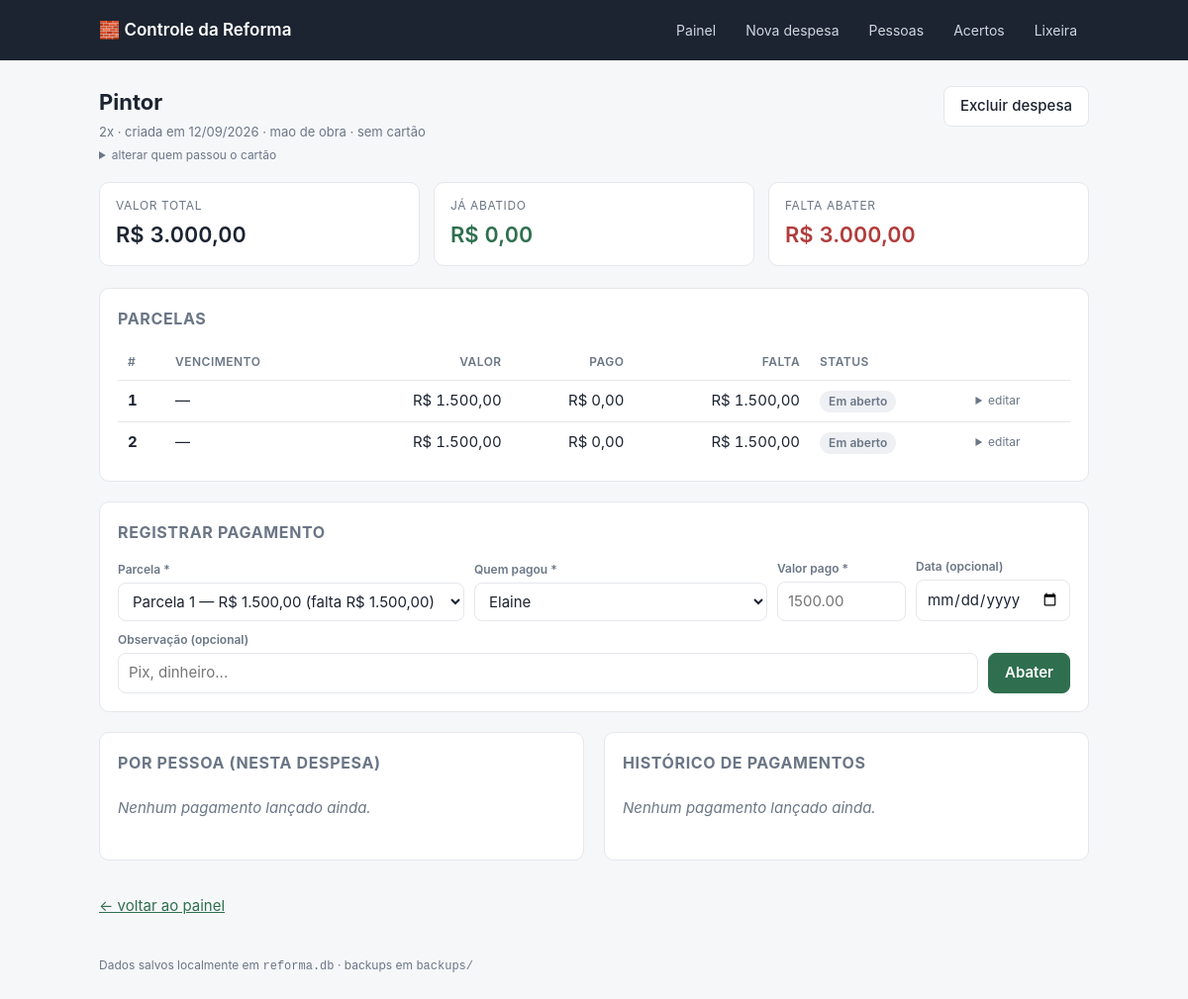
/despesas/1, run on an earlier commit of the app's database.
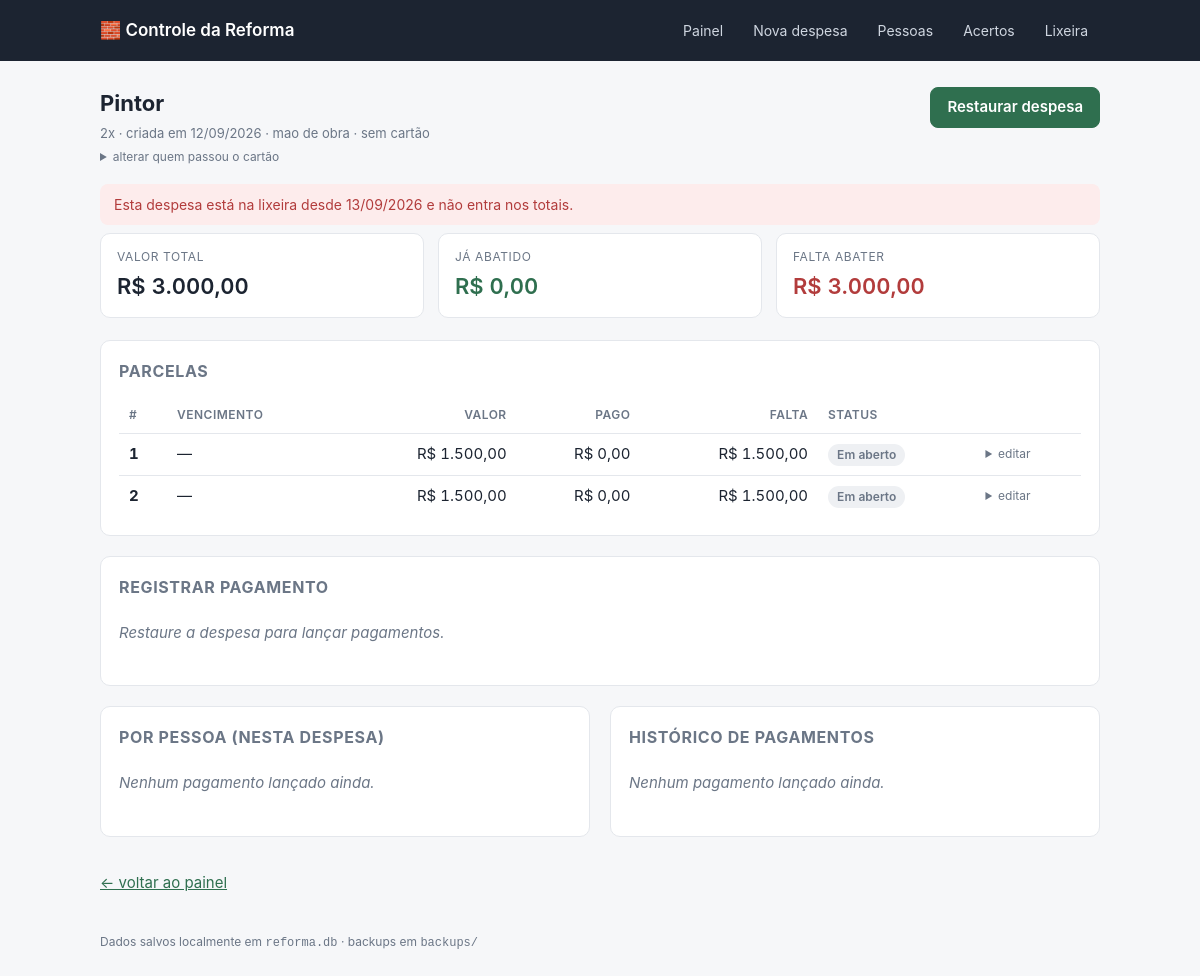
And on a later commit of the database.
### tables this page shows
CREATE TABLE despesa (
    id            INTEGER PRIMARY KEY AUTOINCREMENT,
    nome          TEXT NOT NULL,
    categoria     TEXT,
    observacao    TEXT,
    valor_total   INTEGER NOT NULL,          -- centavos
    qtd_parcelas  INTEGER NOT NULL,
    criado_em     TEXT NOT NULL DEFAULT (datetime('now','localtime'))
, excluido_em TEXT, pagador_id INTEGER REFERENCES pessoa(id));

### app.py (the view)
@app.route("/despesas/<int:despesa_id>")
def detalhe_despesa(despesa_id):
    despesa = db.obter_despesa(despesa_id)
    if not despesa:
        flash("Despesa não encontrada.", "erro")
        return redirect(url_for("index"))
    parcelas = db.listar_parcelas(despesa_id)
    pago = sum(p["pago"] for p in parcelas)
    return render_template(
        "despesa.html",
        despesa=despesa,
        parcelas=parcelas,
        pago=pago,
        saldo=despesa["valor_total"] - pago,
        pagamentos=db.listar_pagamentos_despesa(despesa_id),
        por_pessoa=db.resumo_pessoas_despesa(despesa_id),
        todas_pessoas=db.listar_pessoas(),
    )

### app.py (called while the page is built)
def brl(centavos):
    if centavos is None:
        centavos = 0
    sinal = "-" if centavos < 0 else ""
    centavos = abs(int(centavos))
    inteiro, cents = divmod(centavos, 100)
    return f"{sinal}R$ {inteiro:,.0f}".replace(",", ".") + f",{cents:02d}"

def data_br(iso):
    if not iso:
        return "—"
    partes = str(iso)[:10].split("-")
    return "/".join(reversed(partes)) if len(partes) == 3 else iso

@app.after_request
def backup_apos_alteracao(response):
    if request.method == "POST":
        try:
            backup.fazer_backup()
        except Exception as e:  # backup nunca pode derrubar o app
            print(f"[backup] falhou: {e}")
    return response

@app.context_processor
def inject_globals():
    return {"pessoas_ativas": db.listar_pessoas(somente_ativas=True)}

### db.py (called while the page is built)
def connect():
    conn = sqlite3.connect(DB_PATH)
    conn.row_factory = sqlite3.Row
    conn.execute("PRAGMA foreign_keys = ON")
    return conn

@contextmanager
def get_db():
    conn = connect()
    try:
        yield conn
        conn.commit()
    except Exception:
        conn.rollback()
        raise
    finally:
        conn.close()

### templates/despesa.html (shortened to what the changed rows need)
{% extends "base.html" %}
{% block conteudo %}
<div class="cabecalho-pagina">
  <div>
    <h1>{{ despesa.nome }}</h1>
    <p class="suave pequeno" style="margin:0">
      {{ despesa.qtd_parcelas }}x · criada em {{ despesa.criado_em|data_br }}
      {% if despesa.categoria %} · {{ despesa.categoria }}{% endif %}
      · {% if despesa.pagador %}💳 cartão de <strong>{{ despesa.pagador }}</strong>{% else %}sem cartão{% endif %}
    </p>
    <details class="editar" style="margin-top:4px">
      <summary>alterar quem passou o cartão</summary>
    </details>
  </div>
  {% if despesa.excluido_em %}
  <form method="post" action="{{ url_for('restaurar_despesa', despesa_id=despesa.id) }}">
    <button type="submit">Restaurar despesa</button>
  </form>
  {% else %}
  <form method="post" action="{{ url_for('remover_despesa', despesa_id=despesa.id) }}"
        onsubmit="return confirm('Mover a despesa “{{ despesa.nome }}” para a lixeira? Dá para restaurar depois.')">
    <button class="secundario" type="submit">Excluir despesa</button>
  </form>
  {% endif %}
</div>
{% if despesa.excluido_em %}
<div class="flash erro">Esta despesa está na lixeira desde {{ despesa.excluido_em|data_br }} e não entra nos totais.</div>
{% endif %}
<div class="grid-cards">
  <div class="stat"><div class="rotulo">Valor total</div><div class="valor">{{ despesa.valor_total|brl }}</div></div>
  <div class="stat verde"><div class="rotulo">Já abatido</div><div class="valor">{{ pago|brl }}</div></div>
  <div class="stat vermelho"><div class="rotulo">Falta abater</div><div class="valor">{{ saldo|brl }}</div></div>
</div>
<div class="card">
  <h2>Parcelas</h2>
  <div class="tabela-scroll">
  <table>
    <thead>
      <tr><th>#</th><th>Vencimento</th><th class="num">Valor</th><th class="num">Pago</th><th class="num">Falta</th><th>Status</th><th></th></tr>
    </thead>
  </table>
  </div>
</div>
<div class="card">
  <h2>Registrar pagamento</h2>
  {% if despesa.excluido_em %}
    <p class="vazio">Restaure a despesa para lançar pagamentos.</p>
  {% elif pessoas_ativas %}
  <form method="post" action="{{ url_for('novo_pagamento') }}" class="linha">
    <div class="campo cresce">
      <label for="parcela_id">Parcela *</label>
      {% set ns = namespace(sel=false) %}
      <select id="parcela_id" name="parcela_id" required onchange="sugerirValor()">
        {% for pc in parcelas %}
        <option value="{{ pc.id }}" data-falta="{{ '%.2f'|format((pc.valor - pc.pago) / 100) }}"
          {% if (pc.valor - pc.pago) > 0 and not ns.sel %}selected{% set ns.sel = true %}{% endif %}>
          Parcela {{ pc.numero }} — {{ pc.valor|brl }} (falta {{ (pc.valor - pc.pago)|brl }})
        </option>
        {% endfor %}
      </select>
    </div>
    <div class="campo cresce">
      <label for="pessoa_id">Quem pagou *</label>
      <select id="pessoa_id" name="pessoa_id" required>
        {% for p in pessoas_ativas %}<option value="{{ p.id }}">{{ p.nome }}</option>{% endfor %}
      </select>
    </div>
    <div class="campo">
      <label for="valor">Valor pago *</label>
      <input id="valor" name="valor" required inputmode="decimal" placeholder="750,00" style="width:130px">
    </div>
    <div class="campo">
      <label for="data">Data (opcional)</label>
      <input id="data" name="data" type="date">
    </div>
    <div class="campo cresce">
      <label for="observacao">Observação (opcional)</label>
      <input id="observacao" name="observacao" placeholder="Pix, dinheiro...">
    </div>
    <button type="submit">Abater</button>
  </form>
  {% else %}
    <p class="vazio">Cadastre pelo menos uma pessoa em <a href="{{ url_for('pessoas') }}">Pessoas</a> para lançar pagamentos.</p>
  {% endif %}
</div>
<div class="duas-colunas">
  <div class="card">
    <h2>Por pessoa (nesta despesa)</h2>
  </div>
  <div class="card">
    <h2>Histórico de pagamentos</h2>
  </div>
</div>
<p><a href="{{ url_for('index') }}">← voltar ao painel</a></p>
{% endblock %}

What changed in the data, as far as the page shows it:
changed despesa "Pintor": excluido_em empty → "2026-09-13 20:32:54" (drawn); excluido_em|data_br (not shown) → "13/09/2026"
Also different on the page:
form field parcela_id: "Parcela 1 — R$ 1.500,00 (falta R$ 1.500,00)" → (not shown)
form field pessoa_id: "Elaine" → (not shown)
text no longer shown: "Excluir despesa Parcela * Quem pagou * Valor pago * Data (opcional) Observação (opcional) Abater"
text now shown: "Restaurar despesa Esta despesa está na lixeira desde e não entra nos totais. Restaure a despesa para lançar pagamentos."
